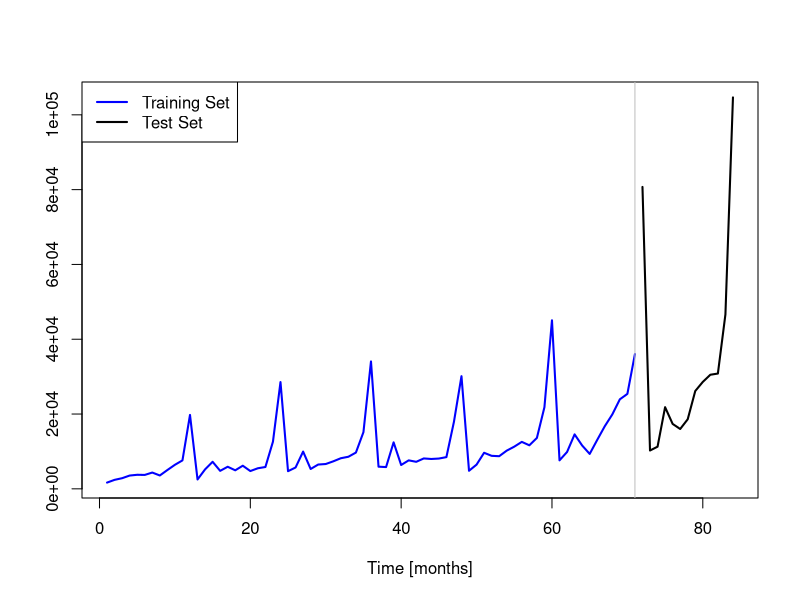
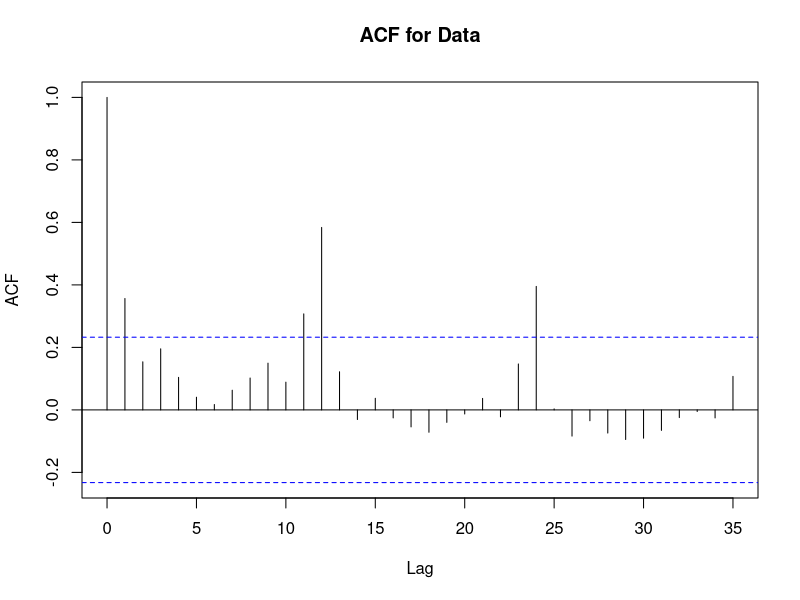
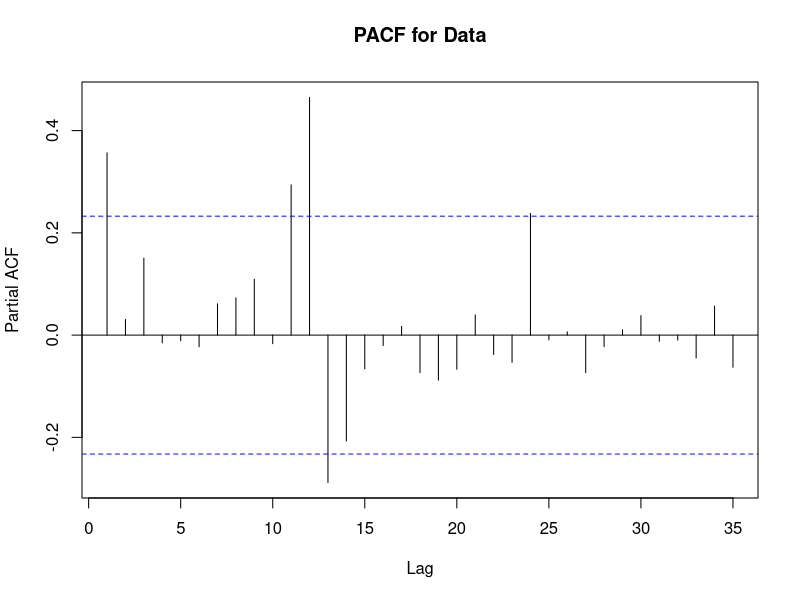
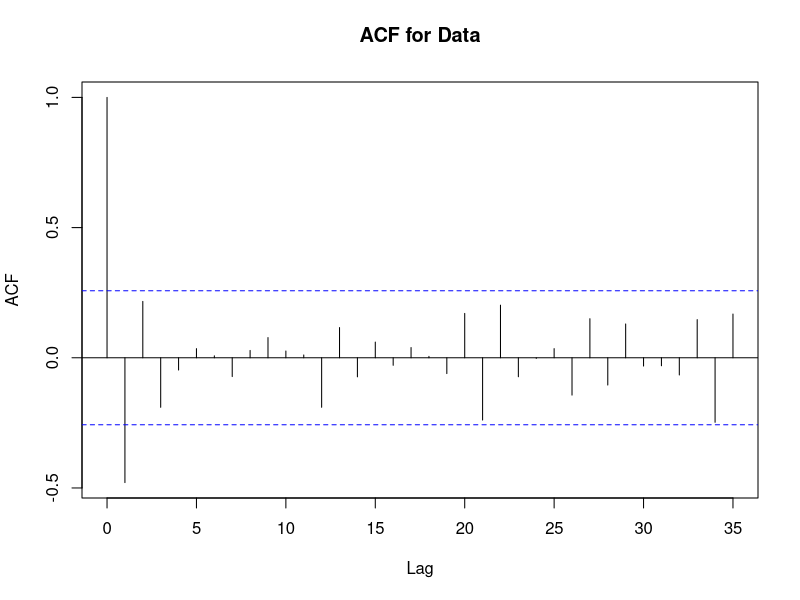
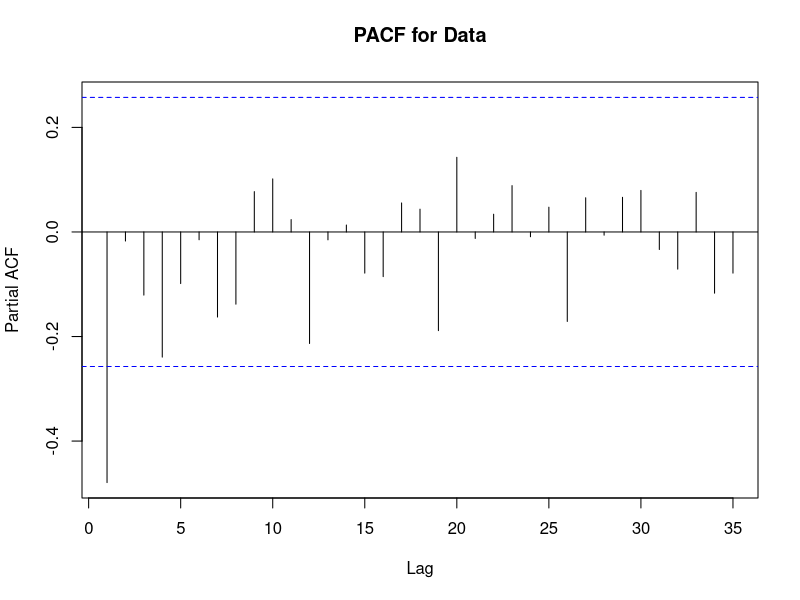
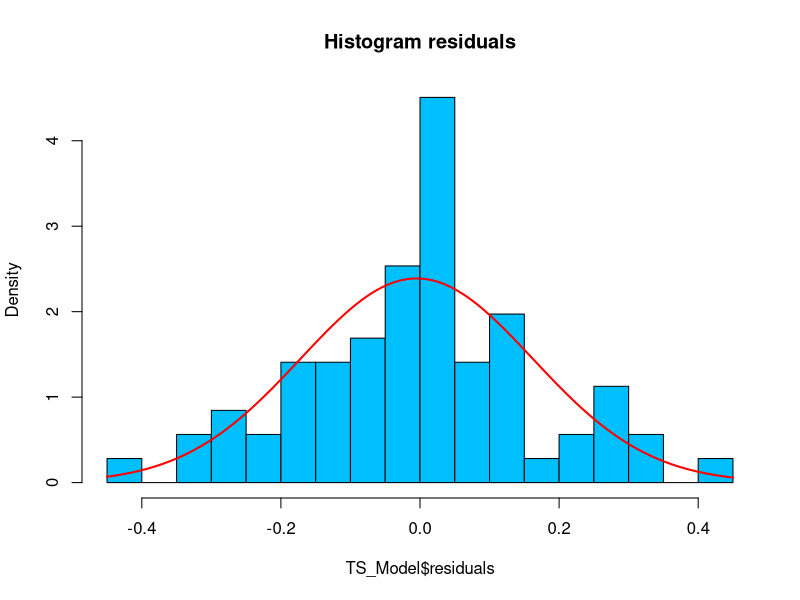
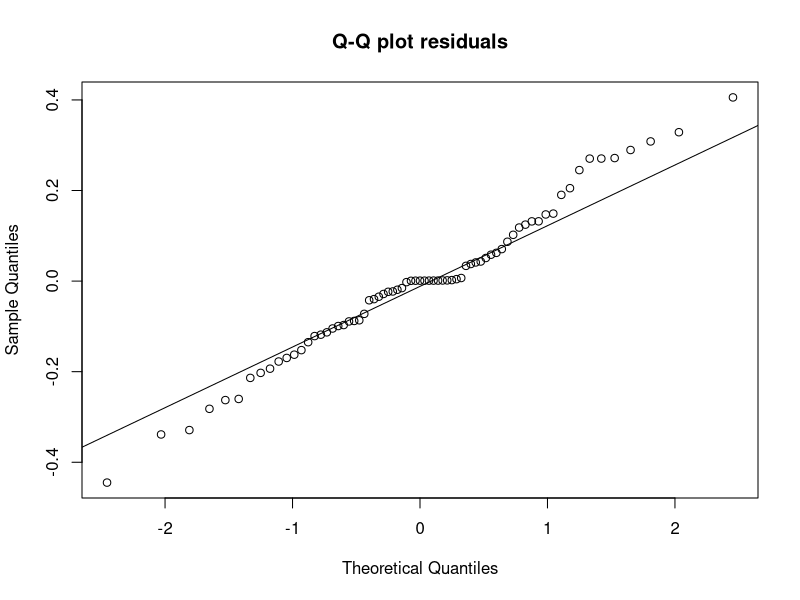
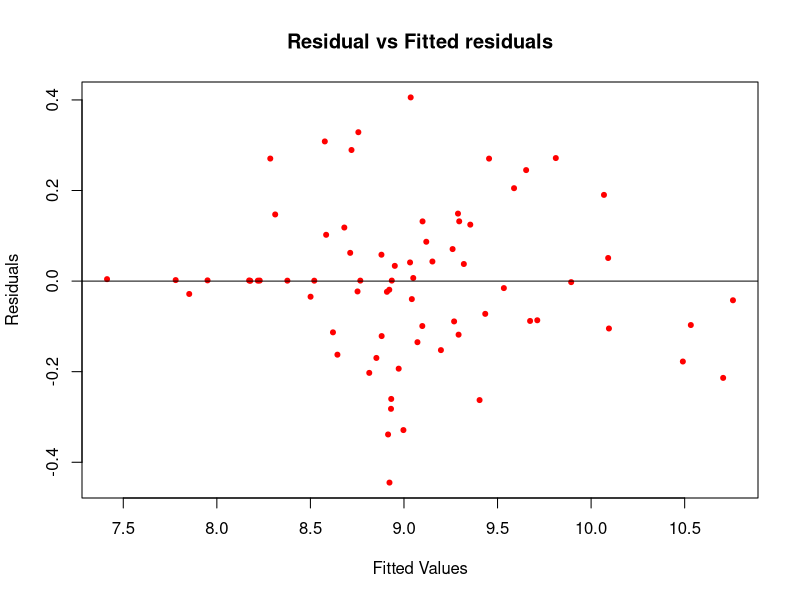

Write R code to recreate these figures, in order.
### Call for libraries ###
library(tseries)
library(forecast)
library(cluster)
### In case it is your first time in R, install them as: ###
#install.packages('tseries')
#install.packages('forecast')
#install.packages('cluster')

# Set fix random generator numbers 
set.seed(0)

##############################
# CHOOSE SIZE OF TRAIN SET ###
##############################

TrainSetSize <- 0.85 # Do not touch this

#####################
### READ DATA SET ###
#####################

DataSet3_Souvenirs       <- read.csv('sell-souvenirs-USmonthly.csv',sep=';',dec='.',header = F)$V1


#################################
### DIVIDE SETS AND PLOT THEM ###
#################################

# Choose data set you want to work with:
DataSet <- DataSet3_Souvenirs

# Divide traning and test set:
smp_size <- floor(TrainSetSize * length(DataSet))
train_ind <- c(1:smp_size)
train <- DataSet[train_ind]
test <- DataSet[-train_ind]
# Plot data:
plot(train,type = 'l',col='blue',lwd=2,main = '',xlab = 'Time [months]',ylab='',xlim=c(1,length(DataSet)),ylim = c(min(DataSet),max(DataSet)))
lines(c((length(train)+1):(length(DataSet))),test,lwd=2,col='black')
abline(v=length(train),col='grey')
legend('topleft',legend=c('Training Set','Test Set'),col=c('blue','black'),lwd=c(2,2))

##############################
### TIME SERIES ANLYSIS ######
##############################

# Plot ACF and PACF to check stationarity and correlations:
acf(train,main='ACF for Data',length(train)/2)
pacf(train,main='PACF for Data',length(train)/2)

##
# As we can see this data set have a seasonal component every 12 months (for obvious reasons). We can also see an increasing trend and variance in the mean.
# Therefore we will need to work with logarithmic data and we will need to differentiate in order 1 and order 12.  
## 

# Apply transformations if required:
transformdata  <- diff(diff(log(train),12),1)

acf(transformdata,main='ACF for Data',length(train)/2)
pacf(transformdata,main='PACF for Data',length(train)/2)

##
# If we look at the ACF, this looks like more a random walk. We see that there is a significant lag in 1 (q=1) and also we can see that every 12 lags we have a bit of correlation.
# This correlation every 12 lags is not so significat but repeats very frequently, maybe is good to try (Q=1)
# Looking at the PACF, we only see one sifnificant lag (p=1) and no significant lags that repeat on a seasonal basis so (P=0)
# Since we have differentiate in 1 and 12 (d=1 and D=1) giving the seasonal value S=12
##

# Create ARIMA order=(p,d,q) or SARIMA order=(p,d,q)x(P,D,Q)S:
p = 1# AR(p)
d = 1# differentiate order
q = 1# MA(q)
# Seasonal 
S = 12# Seasonality  
P = 0# AR(P) Seasonal
D = 1# differentiate order Seasonal
Q = 1# MA(Q) Seasonal


TS_Model <- arima(log(train),order = c(p,d,q), seasonal = list(order = c(P,D,Q), period = S))
# Check residuals of the model:
hist(TS_Model$residuals,prob = T,breaks = 20,col='deepskyblue1',main='Histogram residuals')
curve(dnorm(x, mean(TS_Model$residuals), sd(TS_Model$residuals)), add=TRUE, col="red", lwd=2)

qqnorm(TS_Model$residuals,main='Q-Q plot residuals')
qqline(TS_Model$residuals)

plot(c(fitted(TS_Model)),c(TS_Model$residuals),pch=20,col='red',xlab = 'Fitted Values',ylab='Residuals',main='Residual vs Fitted residuals')
abline(h=0)

acf(TS_Model$residuals,length(train)/2,main='ACF for residuals')

##
# The residuals dont look so good as previously but that can be because we do not have much training data. If we would have more probably they would look like more "normal"
# It can also be cause the model is overfitted but looking at the qq plot we see that it is not.
# The ACF for the residuals looks very good though. 
##

##############################################
### LETS MAKE PREDICTIONS AND PLOT THEM ######
##############################################

# Predict n.ahead steps:
Predictions <- predict(TS_Model, n.ahead = length(test))

##
# Transfrom this predictions to the exponetial (because we were predicting using the log transform)
##

# Plot predictions:
plot(train,type = 'l',col='blue',lwd=2,main = 'Fill Data',xlab = 'Time',ylab='Data',xlim=c(1,length(DataSet)),ylim = c(0,max(DataSet)))
lines(c((length(train)+1):(length(DataSet))),test,lwd=2,col='gray60')
lines(c((length(train)+1):(length(DataSet))),exp(Predictions$pred),lwd=1,col='red')
lines(c((length(train)+1):(length(DataSet))),exp(Predictions$pred+Predictions$se),lwd=1,lty=2,col='red')
lines(c((length(train)+1):(length(DataSet))),exp(Predictions$pred-Predictions$se),lwd=1,lty=2,col='red')
abline(v=length(train),col='grey')
legend('topleft',legend=c('Past observations','Real Observations','Mean Forecast','95% Conf. Intervals Forecast'),col=c('blue','gray60','red','red'),lwd=c(2,2,1,1),lty=c(1,1,1,2))

##
# These are actually very good predictions. 
##




